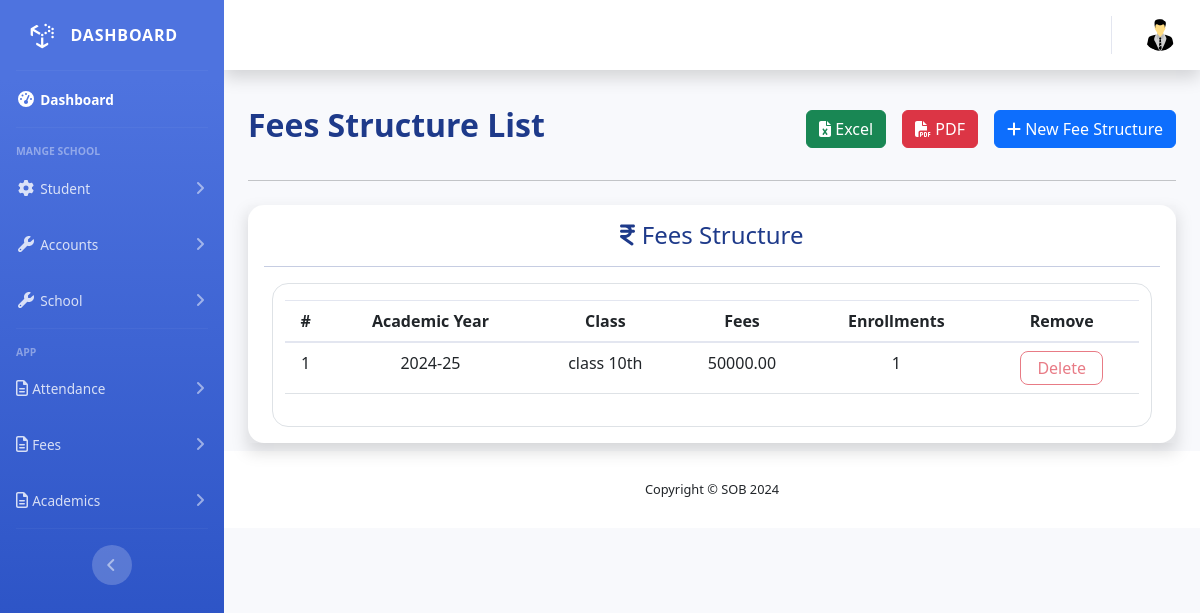
/fees/fees-structures/, run on the app's committed database.
### school_fees/models.py (models this page shows, shortened)
class FeesStructure(models.Model):
    class_name = models.ForeignKey(Class, on_delete=models.CASCADE, related_name='fees_structure', verbose_name='Class')
    academic_year = models.ForeignKey(AcademicYear, on_delete=models.PROTECT, related_name='fees_structure')
    school_fee = models.DecimalField(max_digits=10, decimal_places=2 , verbose_name='School Fee')
    history = HistoricalRecords()
    class Meta:
        unique_together = ('class_name', 'academic_year')

### core/models.py (models this page shows, shortened)
class AcademicYear(models.Model):
    name = models.CharField(max_length=8, unique=True)
    start_date = models.DateField()
    end_date = models.DateField()
    is_active = models.BooleanField(default=False)
    def __str__(self):
        return self.name

class Class(models.Model):
    name = models.CharField(max_length=50, help_text="Class 1st etc...")
    section = models.CharField(max_length=1, choices=LETTER_CHOICES,null=True, blank=True)
    alias = models.CharField(max_length=20, null=True, blank=True)
    user = models.ForeignKey(User, on_delete=models.SET_NULL, null=True, blank=True,related_name='class_teacher_of', limit_choices_to={'user_type': 'T'}, verbose_name="Class Teacher")
    total_students = models.PositiveIntegerField(default=0)
    class_monitor_boy = models.ForeignKey(User, on_delete=models.SET_NULL, null=True, blank=True, related_name='monitor_boy_of', limit_choices_to={'user_type': 'STU'},)
    class_monitor_girl = models.ForeignKey(User, on_delete=models.SET_NULL, null=True, blank=True, related_name='monitor_girl_of', limit_choices_to={'user_type': 'STU'},)
    subjects = models.ManyToManyField(Subject, related_name='classes')
    history = HistoricalRecords()
    def __str__(self):
        return f"{self.name} {self.section or ''}"

### school_fees/views.py (the view, shortened to what this page needs)
# urls.py: path('fees-structures/', FeesStructureView.as_view(), name='fees-structure-list'),
class FeesStructureView(FormView):
    model = FeesStructure
    template_name = 'school_fees/fees_structure_list.html'  # Template to render the list of students
    form_class = FeesStructureForm
    success_url = '/fees/fees-structures/'  # Redirect to the list view
    def get_context_data(self, **kwargs):
        context = super().get_context_data(**kwargs)
        context['feesstructures'] = FeesStructure.objects.all().order_by('-id')
        return context

### school_fees/templates/school_fees/fees_structure_list.html (shortened to what this page needs)
{% extends "base.html" %}
{% load static %}
{% load humanize %}
{% block head %}
<link rel="stylesheet" href="https://cdnjs.cloudflare.com/ajax/libs/twitter-bootstrap/5.3.0/css/bootstrap.min.css">
<link rel="stylesheet" href="https://cdn.datatables.net/2.1.8/css/dataTables.bootstrap5.css">
{% endblock head %}
{% block main %}
<div class="container">
  <div class="d-flex justify-content-between align-items-center">
    <h2 class="fw-bold text-start" style="color:#1E3A8A;">Fees Structure List</h2>
    <div class="d-flex">
      <div class="my-3 ms-2 ms-md-3">
        <a href="{% url 'student-list' %}">
          <button type="button" id="filter-btn" class="btn btn-success bg-success">
            <i class="fa-solid fa-file-excel"></i> Excel
          </button>
        </a>
      </div>
      <div class="my-3 ms-2 ms-md-3">
        <a href="{% url 'student-list' %}">
          <button type="button" id="filter-btn" class="btn btn-danger bg-danger">
            <i class="fa-solid fa-file-pdf"></i> PDF
          </button>
        </a>
      </div>
      <div class="my-3 ms-2 ms-md-3">
          <button class="btn btn-primary bg-primary" data-bs-toggle="modal" data-bs-target="#addFeesStructureModal">
            <i class="fa-solid fa-plus"></i> New Fee Structure
          </button>
      </div>
    </div>
  </div>
  <hr class="">
                <div class="row">
                  <div class="col my-2">
                      <div class="table-responsive shadow" >
                          <div class="card border-0 rounded-4 shadow-lg">
                              <div class="card-body">
                              <h4 style="color:#1E3A8A;" class="text-center"><i class="fa-solid fa-indian-rupee-sign"></i> Fees Structure</h4>
                              <hr class="" style="color:#1E3A8A;">
                                  <div class="row border rounded-4 mx-2">
                                  <div class="col-12">
                                      <div class="table-responsive my-3">
                                          <table id="feeStructureTable" class="table" style="width:100%">
                                            <thead>
                                                <tr class="text-center">
                                                  <th class="text-center">#</th>
                                                  <th class="text-center">Academic Year</th>
                                                  <th class="text-center">Class</th>
                                                  <th class="text-center">Fees</th>
                                                  <th class="text-center">Enrollments</th>
                                                  <th class="text-center">Remove</th>
                                                </tr>
                                            </thead>
                                            <tbody>
                                              {% for feesstructure in feesstructures %}
                                                <tr>
                                                    <td class="text-center">{{forloop.counter}}</td>
                                                    <td class="text-center">{{feesstructure.academic_year}}</td>
                                                    <td class="text-center">{{feesstructure.class_name}}</td>
                                                    <td class="text-center">{{feesstructure.school_fee}}</td>
                                                    <td class="text-center">{{feesstructure.fees_collection.all.count}}</td>
                                                    <td class="text-center">
                                                      {% if feesstructure.fees_collection.exists %}
                                                      <button class="btn btn-outline-danger px-3 py-1 rounded-3 font-size-16" type="button" disabled  > Delete </button>
                                                      {% else %}
                                                      <a href="{% url "fees_structure_delete" feesstructure.id %}">
                                                        <button class="btn btn-outline-danger px-3 py-1 rounded-3 font-size-16" type="button"> Delete </button>
                                                      </a>
                                                      {% endif %}
                                                  </td>
                                                </tr>
                                              {% endfor %}
                                            </tbody>
                                          </table>
                                        </div>
                                  </div>
                                  </div>
                              </div>
                          </div>
                      </div>
                  </div>
              </div>
{% endblock main %}

### data on the page
FeesStructure: academic_year "2024-25", class_name "class 10th", school_fee "50000.00", fees_collection.all.count "1", shows "Delete"
